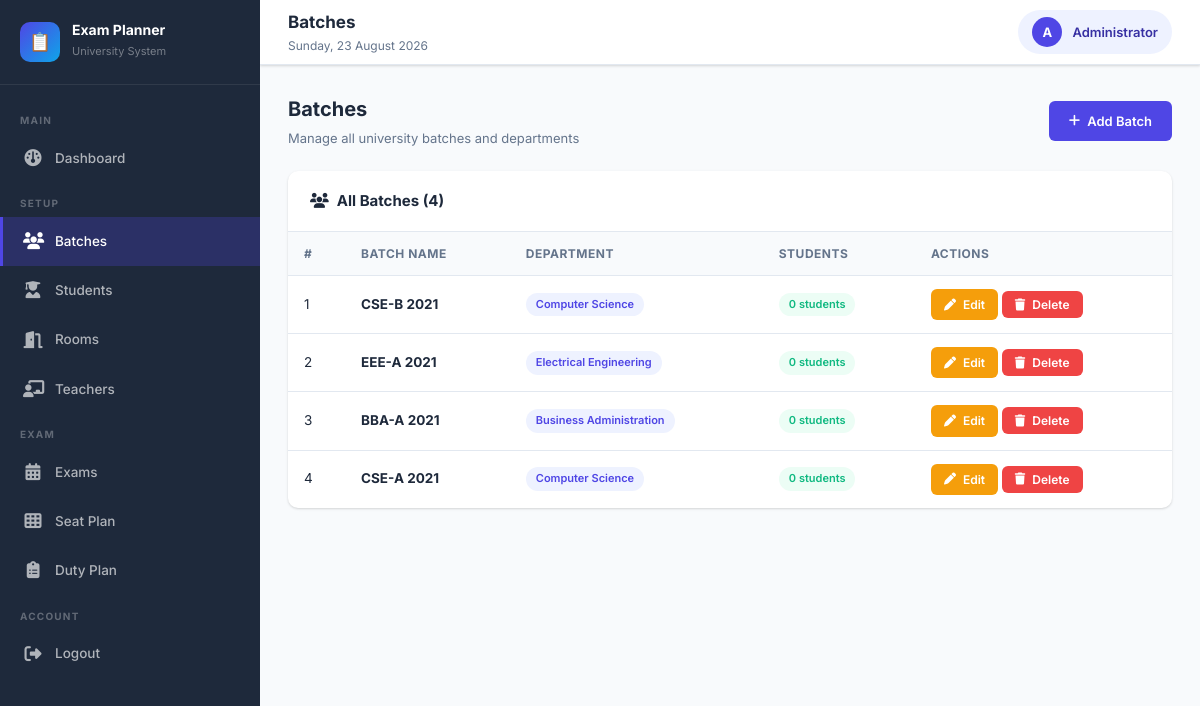
The page /modules/batches/index.php (signed in) on the database its author committed.
### tables this page shows
CREATE TABLE IF NOT EXISTS batches (
    id INT AUTO_INCREMENT PRIMARY KEY,
    name VARCHAR(100) NOT NULL,
    department VARCHAR(100) NOT NULL,
    total_students INT DEFAULT 0,
    created_at TIMESTAMP DEFAULT CURRENT_TIMESTAMP
);

### modules/batches/index.php (the view, shortened to what this page needs)
<?php
require_once '../../config/db.php';
$batches = $conn->query("SELECT b.*, COUNT(s.id) as student_count
    FROM batches b LEFT JOIN students s ON b.id = s.batch_id
    GROUP BY b.id ORDER BY b.created_at DESC")->fetch_all(MYSQLI_ASSOC);
include '../../includes/header.php';
?>
<div class="page-title">
    <div>
        <h2>Batches</h2>
        <p>Manage all university batches and departments</p>
    </div>
    <a href="add.php" class="btn btn-primary"><i class="fa fa-plus"></i> Add Batch</a>
</div>
<div class="card">
    <div class="card-header">
        <h4><i class="fa-solid fa-users"></i> All Batches (<?= count($batches) ?>)</h4>
    </div>
    <div class="table-wrapper">
        <?php if (empty($batches)): ?>
            <div class="empty-state">
                <div class="empty-icon">👥</div>
                <h4>No Batches Yet</h4>
                <p>Add batches to get started</p>
                <a href="add.php" class="btn btn-primary">Add First Batch</a>
            </div>
        <?php else: ?>
        <table>
            <thead>
                <tr><th>#</th><th>Batch Name</th><th>Department</th><th>Students</th><th>Actions</th></tr>
            </thead>
            <tbody>
            <?php foreach ($batches as $i => $b): ?>
            <tr>
                <td><?= $i+1 ?></td>
                <td><strong><?= htmlspecialchars($b['name']) ?></strong></td>
                <td><span class="badge badge-primary"><?= htmlspecialchars($b['department']) ?></span></td>
                <td><span class="badge badge-success"><?= $b['student_count'] ?> students</span></td>
                <td>
                    <a href="edit.php?id=<?= $b['id'] ?>" class="btn btn-warning btn-sm"><i class="fa fa-pen"></i> Edit</a>
                    <button onclick="confirmDelete('index.php?delete=<?= $b['id'] ?>', '<?= addslashes($b['name']) ?>')" class="btn btn-danger btn-sm"><i class="fa fa-trash"></i> Delete</button>
                </td>
            </tr>
            <?php endforeach; ?>
            </tbody>
        </table>
        <?php endif; ?>
    </div>
</div>
<?php include '../../includes/footer.php'; ?>

### assets/css/style.css (style rules this page uses)
:root { --primary: #4F46E5; --primary-dark: #3730A3; --primary-light: #EEF2FF; --secondary: #0EA5E9; --success: #10B981; --warning: #F59E0B; --danger: #EF4444; --dark: #1E293B; --gray: #64748B; --light: #F8FAFC; --border: #E2E8F0; --white: #FFFFFF; --sidebar-width: 260px; --header-height: 65px; --shadow: 0 1px 3px rgba(0,0,0,0.1), 0 1px 2px rgba(0,0,0,0.06); --shadow-md: 0 4px 6px -1px rgba(0,0,0,0.1), 0 2px 4px -1px rgba(0,0,0,0.06); --shadow-lg: 0 10px 15px -3px rgba(0,0,0,0.1), 0 4px 6px -2px rgba(0,0,0,0.05); --radius: 10px; --radius-sm: 6px; }
* { margin: 0; padding: 0; box-sizing: border-box; }
body { font-family: 'Inter', sans-serif; background: var(--light); color: var(--dark); font-size: 14px; line-height: 1.6; }
.btn { display: inline-flex; align-items: center; gap: 7px; padding: 10px 20px; border-radius: var(--radius-sm); font-size: 13px; font-weight: 600; font-family: 'Inter', sans-serif; cursor: pointer; border: none; transition: all 0.2s; text-decoration: none; }
.btn-primary { background: var(--primary); color: white; }
.btn-danger { background: var(--danger); color: white; }
.btn-warning { background: var(--warning); color: white; }
.btn-sm { padding: 6px 13px; font-size: 12px; }
.card { background: var(--white); border-radius: var(--radius); box-shadow: var(--shadow); overflow: hidden; }
.card-header { padding: 18px 22px; border-bottom: 1px solid var(--border); display: flex; align-items: center; justify-content: space-between; flex-wrap: wrap; gap: 10px; }
.card-header h4 { font-size: 15px; font-weight: 700; color: var(--dark); display: flex; align-items: center; gap: 8px; }
.table-wrapper { overflow-x: auto; }
table { width: 100%; border-collapse: collapse; font-size: 13.5px; }
thead th { background: var(--light); padding: 12px 16px; text-align: left; font-size: 12px; font-weight: 700; text-transform: uppercase; letter-spacing: 0.5px; color: var(--gray); border-bottom: 1px solid var(--border); }
tbody td { padding: 13px 16px; border-bottom: 1px solid var(--border); color: var(--dark); vertical-align: middle; }
tbody tr:last-child td { border-bottom: none; }
.badge { display: inline-flex; align-items: center; padding: 3px 10px; border-radius: 20px; font-size: 11px; font-weight: 600; }
.badge-primary { background: #EEF2FF; color: var(--primary); }
.badge-success { background: #ECFDF5; color: var(--success); }
.page-title { margin-bottom: 22px; display: flex; align-items: center; justify-content: space-between; flex-wrap: wrap; gap: 12px; }
.page-title h2 { font-size: 20px; font-weight: 700; color: var(--dark); }
.page-title p { font-size: 13px; color: var(--gray); margin-top: 3px; }

### rows shown on the page
batches: name "CSE-B 2021", department "Computer Science", student_count "0"
batches: name "EEE-A 2021", department "Electrical Engineering", student_count "0"
batches: name "BBA-A 2021", department "Business Administration", student_count "0"
batches: name "CSE-A 2021", department "Computer Science", student_count "0"

### other values the page prints
$page_title "Batches"
substr($_SESSION['admin_name'], 0, 1) "A"
$_SESSION['admin_name'] "Administrator"
count($batches) "4"
